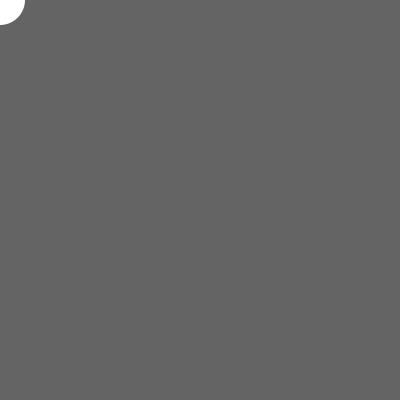
Frame 1 (no input)
Frame 60 (the mouse pressed at the canvas centre just before this capture): identical to frame 1, image omitted
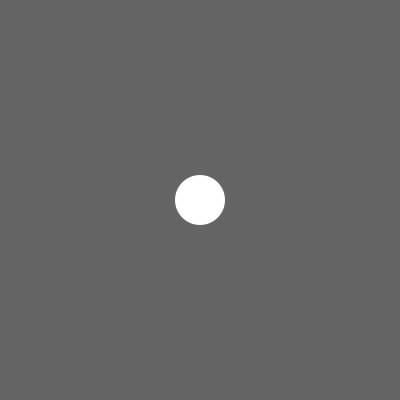
Frame 120 (the mouse held since frame 60 and released just before this capture)

The Processing sketch that drew these frames (run headless with seeded random() and noise(); from frame 60 on, the mouse is pressed at the canvas centre):

// Processing sketch: my_too_much_affort
// ── my_too_much_affort.pde
int prev = 0;
int maxPrev = 10;

float[] prevX = new float[maxPrev];
float[] prevY = new float[maxPrev];

int delFreq = 2;
int delete = delFreq;

void setup()
{
  size(400,400);
  noStroke();
}

float mainRadius = 50;
float alpha = 255;

void draw()
{
  background(100);
  

  
  if(pmouseX != mouseX || pmouseY != mouseY)
  {
    if(prev < maxPrev)
    {
      prevX[prev] = pmouseX;
      prevY[prev] = pmouseY;
      prev++;

    }
  }
  
  delete--;
  if(delete==0)
  {
    delete = delFreq;
    if(prev > 0)
    {
      prev--;
      for (int i = 0; i < prev; i++)
        {
          prevX[i] = prevX[i + 1];
          prevY[i] = prevY[i + 1];
        }
    }
  }


  float radius = mainRadius;
  float alpha = 255;
  
  fill(255,255,255,255);
  ellipse(mouseX,mouseY,radius,radius);
  
  for(int i = prev-1; i >= 0; i--)
  {
    radius *= 0.95;
    alpha *= 0.75;
    fill(255,255,255,alpha);
    ellipse(prevX[i],prevY[i],radius,radius);
  }
}
